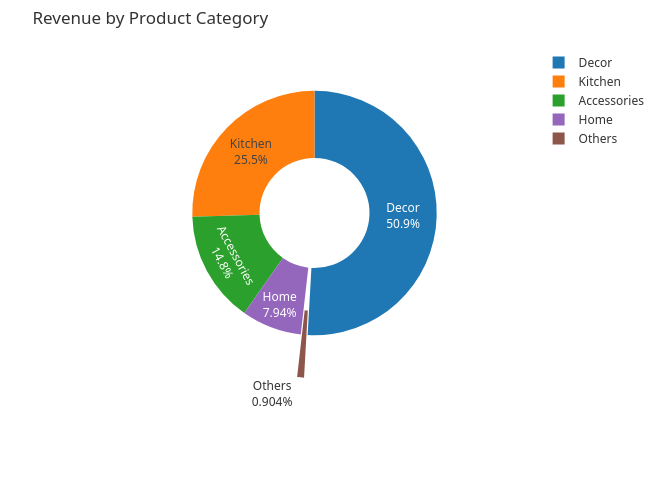

The cell this chart's notebook holds for it:
### Markdown cell above
### Revenue by Product Category

### Code cell
df = pd.read_csv("../data/gold/category_revenue.csv")

# ---------------------------------------------------------
# FIX: Group small categories into "Others"
# ---------------------------------------------------------
threshold = 50000

df["Category"] = df.apply(
    lambda row: row["ProductCategory"] if row["TotalPrice"] >= threshold else "Others",
    axis=1
)

# Now aggregate properly
df_grouped = (
    df.groupby("Category", as_index=False)["TotalPrice"]
      .sum()
      .sort_values("TotalPrice", ascending=False)
)

# ---------------------------------------------------------
# Pie chart
# ---------------------------------------------------------
fig = px.pie(
    df_grouped,
    names="Category",
    values="TotalPrice",
    hole=0.45,
    color="Category",
    color_discrete_sequence=[
        "#1F77B4", "#FF7F0E", "#2CA02C", "#9467BD", "#8C564B"
    ],
    title="Revenue by Product Category"
)

# Default: labels inside
fig.update_traces(
    textinfo="label+percent",
    pull=[0.35 if c == "Others" else 0 for c in df_grouped["Category"]],
)

# Override ONLY the Others label to be outside
text_positions = [
    "outside" if c == "Others" else "inside"
    for c in df_grouped["Category"]
]

fig.data[0].textposition = text_positions

fig.update_layout(
    width=650,
    height=500,
    margin=dict(l=0, r=0, t=40, b=0),
    font=dict(family="Segoe UI, Roboto, Arial", size=12, color="#333")
)

fig.show()

### Figure 1 — Plotly figure (JSON) as saved in the notebook; plotly's stock layout.template omitted (floating-point values rounded to 4 significant figures)
{"data": [{"customdata": [["Decor"], ["Kitchen"], ["Accessories"], ["Home"], ["Others"]], "domain": {"x": [0, 1], "y": [0, 1]}, "hole": 0.45, "hovertemplate": "Category=%{customdata[0]}<br>TotalPrice=%{value}<extra></extra>", "labels": ["Decor", "Kitchen", "Accessories", "Home", "Others"], "legendgroup": "", "marker": {"colors": ["#1F77B4", "#FF7F0E", "#2CA02C", "#9467BD", "#8C564B"]}, "name": "", "pull": [0, 0, 0, 0, 0.35], "showlegend": true, "textinfo": "label+percent", "textposition": ["inside", "inside", "inside", "inside", "outside"], "type": "pie", "values": [2056000.0, 1029000.0, 597200.0, 321000.0, 36540.0]}], "layout": {"font": {"color": "#333", "family": "Segoe UI, Roboto, Arial", "size": 12}, "height": 500, "legend": {"tracegroupgap": 0}, "margin": {"b": 0, "l": 0, "r": 0, "t": 40}, "piecolorway": ["#1F77B4", "#FF7F0E", "#2CA02C", "#9467BD", "#8C564B"], "title": {"text": "Revenue by Product Category"}, "width": 650}}
